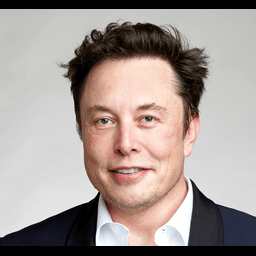
#> input picture opencv/dataset/person1/elon1.png, 256 x 256 px; its folder holds only this picture in this run
$ python trainer.py
#> lines starting #> are read from the running program, lines starting #| are printed output that depends on the picture
import os
import cv2
import numpy as np
import pickle

# ----- CONFIG -----
DATA_DIR        = "dataset"
CASCADE_PATH    = "haarcascade_frontalface_default.xml"
MODEL_SAVE_PATH = "trainer.yml"
LABELS_SAVE     = "labels.pkl"
FACE_SIZE       = (200, 200)
# ------------------

# Initialize
face_cascade = cv2.CascadeClassifier(CASCADE_PATH)
recognizer   = cv2.face.LBPHFaceRecognizer_create(radius=2, neighbors=16, grid_x=8, grid_y=8)

faces = []
labels = []
label_map = {}  # id -> name
next_label = 0

# Helper: Rotate image slightly to simulate different angles
def rotate_image(image, angle):
    h, w = image.shape[:2]
    center = (w // 2, h // 2)
    M = cv2.getRotationMatrix2D(center, angle, 1.0)
    return cv2.warpAffine(image, M, (w, h))

# Walk through each person's folder
for person_name in sorted(os.listdir(DATA_DIR)):
    person_folder = os.path.join(DATA_DIR, person_name)
    if not os.path.isdir(person_folder):
        continue

    label_map[next_label] = person_name

    for img_name in os.listdir(person_folder):
        img_path = os.path.join(person_folder, img_name)
        img = cv2.imread(img_path, cv2.IMREAD_GRAYSCALE)
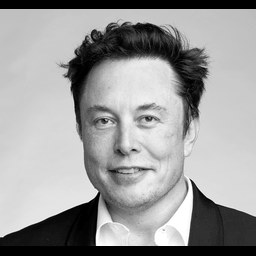
#> img: shape (256, 256); min 0, max 255, mean 155.4
        if img is None:
            continue

        detections = face_cascade.detectMultiScale(img, scaleFactor=1.2, minNeighbors=5)
#> detections = [[63, 67, 130, 130]]
        for (x, y, w, h) in detections:
            roi = img[y:y+h, x:x+w]
            face = cv2.equalizeHist(cv2.resize(roi, FACE_SIZE))

            # Base image
            faces.append(face)
            labels.append(next_label)

            # Flipped image
            faces.append(cv2.flip(face, 1))
            labels.append(next_label)

            # Rotated versions
            for angle in [-10, 10]:
                rotated = rotate_image(face, angle)
                faces.append(rotated)
                labels.append(next_label)
#> this loop made 1 pass
#> (x, y) on pass 1: (63, 67)
#> pass 1, `roi = img[y:y+h, x:x+w]`:
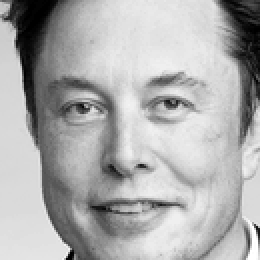
#> roi: shape (130, 130) (shown 2 times larger); min 0, max 255, mean 172.8
#> pass 1, `face = cv2.equalizeHist(cv2.resize(roi, FACE_SIZE))`:
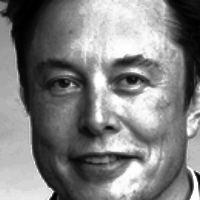
#> face: shape (200, 200); min 0, max 255, mean 128.3
#> after the loop, faces = 4 items; labels = [0, 0, 0, 0]

    next_label += 1
#> next_label = 1
#> pass 2 of the loop `for person_name in sorted(os.listdir(DATA_DIR)):`:
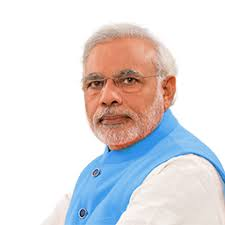
#> input picture opencv/dataset/person2/modi1.png, 225 x 225 px
#> `img = cv2.imread(img_path, cv2.IMREAD_GRAYSCALE)`:
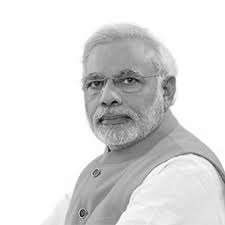
#> img: shape (225, 225); min 5, max 255, mean 221.1
#> detections = [[68, 50, 84, 84]]
#> the loop `for (x, y, w, h) in detections:` made 1 pass
#> (x, y) on pass 1: (68, 50)
#> pass 1, `face = cv2.equalizeHist(cv2.resize(roi, FACE_SIZE))`:
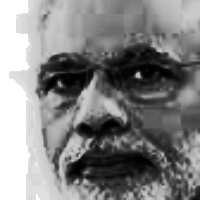
#> face: shape (200, 200); min 0, max 255, mean 130.5
#> after the loop `for (x, y, w, h) in detections:`: faces = 8 items; labels = [0, 0, 0, 0, 1, 1, 1, 1]
#> next_label = 2

# Train the recognizer
if not faces:
    raise RuntimeError("No faces found. Check dataset and haarcascade.")

recognizer.train(faces, np.array(labels))
recognizer.save(MODEL_SAVE_PATH)

with open(LABELS_SAVE, "wb") as f:
    pickle.dump(label_map, f)

print("✅ Training complete. Model saved to 'trainer.yml'")
print("✅ Labels saved to 'labels.pkl'")
